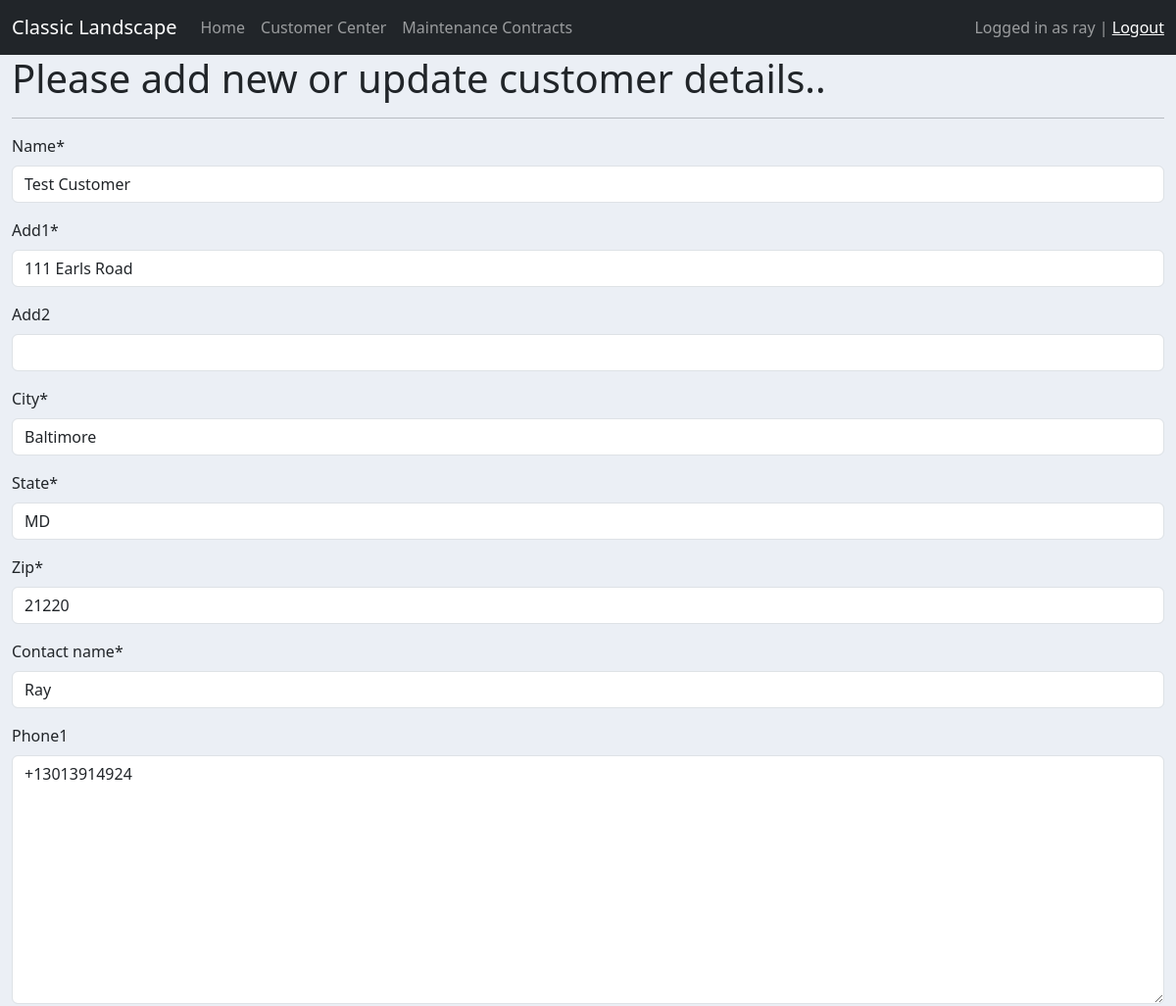
Before: /update_customer/6/ (signed in, upper part) with the older database file.
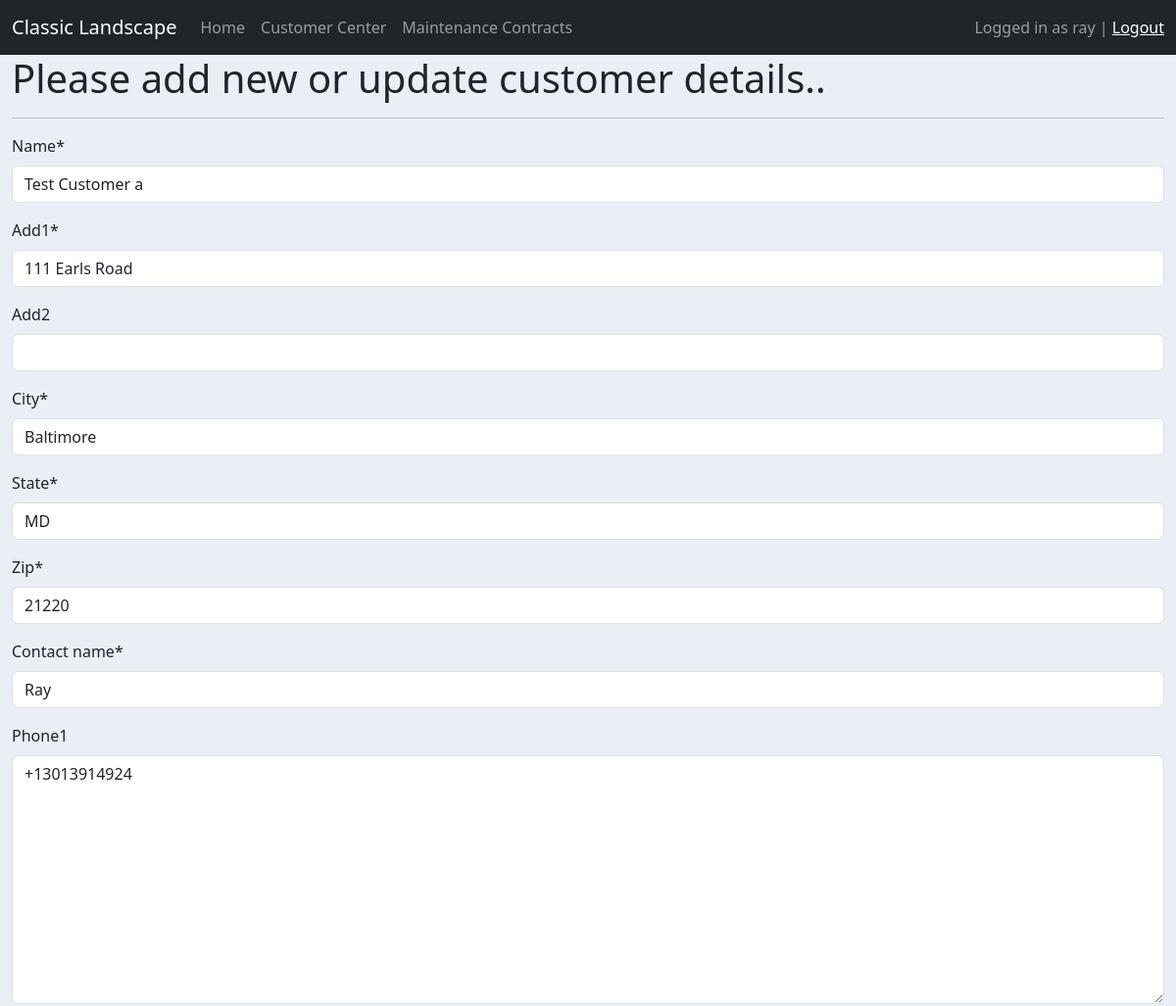
After: the same page with the newer database file.
### maintenance/models.py (models this page shows, shortened)
class Customer(models.Model):
    name = models.CharField(max_length=128, null=True)
    add1 = models.CharField(max_length=128, null=True)
    add2 = models.CharField(max_length=128, null=True, blank=True)
    city = models.CharField(max_length=128, null=True)
    state = models.CharField(max_length=2, null=True, default="MD")
    zip = models.CharField(max_length=5, null=True)
    contact_name = models.CharField(max_length=100, null=True)
    phone1 = PhoneField(E164_only=False, blank=True, null=True)
    phone2 = PhoneField(blank=True, null=True)
    email = models.EmailField(max_length=254, null=True)
    date_created = models.DateTimeField(auto_now_add=True, null=True)
    notes = models.CharField(max_length=1024, null=True, blank=True)
    billing_name = models.CharField(max_length=128, blank=True, null=True)
    billing_add1 = models.CharField(max_length=128, blank=True, null=True)
    billing_add2 = models.CharField(max_length=128, blank=True, null=True)
    billing_city = models.CharField(max_length=128, blank=True, null=True)
    billing_state = models.CharField(max_length=2, blank=True, null=True)
    billing_zip = models.CharField(max_length=5, blank=True, null=True)
    billing_ref = models.CharField(max_length=128, blank=True, null=True)

### maintenance/views.py (the view)
@ login_required(login_url="/login")
def updateCustomer(request, pk):
    customer = Customer.objects.get(id=pk)
    form = CustomerForm(instance=customer)
    if request.method == 'POST':
        form = CustomerForm(request.POST, instance=customer)
        if form.is_valid():
            form.save()
            return redirect('customer', pk)
    context = {'form': form}
    return render(request, 'maintenance/customer_form.html', context)

### maintenance/forms.py
class CustomerForm(ModelForm):
    class Meta:
        model = Customer
        fields = '__all__'

### maintenance/templates/maintenance/customer_form.html (shortened to what this page needs)
{% extends 'maintenance/main.html' %}
{% load static %}
{% load humanize %}
{% load crispy_forms_filters %}
{% block content %}
<h1>Please add new or update customer details..</h1>
<hr>
<body>
    <form actions="" method="POST">
        <div class="row">
            <div class="col-sm-12">
                {{form|crispy}}
                </table><BR>
            </div>
        </div>
    </form>
</body>
{% endblock %}

Changed rows visible on the page:
changed Customer "111 Earls Road": name "Test Customer" → "Test Customer a"
